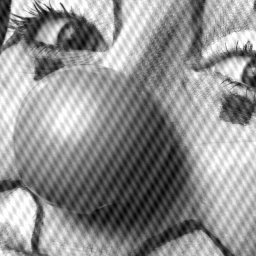
%> input picture palhaco.jpg, 256 x 256 px
$ octave tranf_fourrier_2.m   (GNU Octave 9; MATLAB toolbox functions it lacks are replaced by stand-ins)
%> lines starting %> are read from the running program, lines starting %| are printed output that depends on the picture; in (x1, y1, x2, y2) boxes, pixels count from 0 and x2, y2 are one past the last pixel; in counts of white or black regions, pixels touching at a corner belong together; the program's own positions count from 1
%Autor : Douglas Diniz Landim, ra 76681
%email : ddlandim@unifesp.br

clear all
close all

img = imread('palhaco.jpg');
%> img is the input picture: size 256x256 uint8; min 2, max 255, mean 144.2
[l,a] = size(img);
%> l = 256; a = 256

figure
    imagesc(img),
    colormap(gray),
title('original');

F = fft2(img);

figure
    imagesc(fftshift(abs(F))),
    colormap(gray),
title('FFT');

F2 = log (1+F);

figure
    imagesc(fftshift(abs(F2))),
    colormap(gray),
title('log');
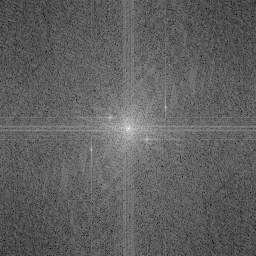
%> displayed picture: size 256x256x3, on the screen's scale of 0 to 255; min 0, max 255, mean 96.1

inversa = ifft2(F);

figure
    imagesc(real(inversa)), colormap(gray),
title('inversa');

fpa = ones(l,a);
raio = 5;

%circulo a
centrox = 118;
centroy = 111;
for i = -raio : raio
    for j= -raio : raio
        if((i*i+j*j)<= raio*raio)
            fpa(i+centrox,j+centroy)=0;
        end
    end
end
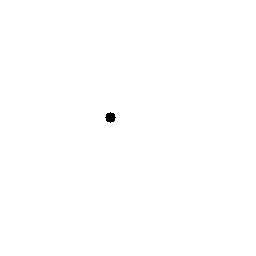
%> fpa: size 256x256 double; values 0 (black) and 1 (white), 99.9% white; 1 black region, box (x1, y1, x2, y2) and area: (105, 112, 116, 123) 81

%circulo b
centrox = 151;
centroy = 92;
for i = -raio : raio
    for j= -raio : raio
        if((i*i+j*j)<= raio*raio)
            fpa(i+centrox,j+centroy)=0;
        end
    end
end
%> fpa: size 256x256 double; values 0 (black) and 1 (white), 99.8% white; 2 black regions, box (x1, y1, x2, y2) and area: (105, 112, 116, 123) 81, (86, 145, 97, 156) 81

%circulo c
centrox = 139;
centroy = 148;
for i = -raio : raio
    for j= -raio : raio
        if((i*i+j*j)<= raio*raio)
            fpa(i+centrox,j+centroy)=0;
        end
    end
end
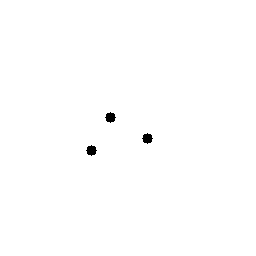
%> fpa: size 256x256 double; values 0 (black) and 1 (white), 99.6% white; 3 black regions, box (x1, y1, x2, y2) and area: (105, 112, 116, 123) 81, (142, 133, 153, 144) 81, (86, 145, 97, 156) 81

%circulo d
centrox = 106;
centroy = 166;
for i = -raio : raio
    for j= -raio : raio
        if((i*i+j*j)<= raio*raio)
            fpa(i+centrox,j+centroy)=0;
        end
    end
end

figure,
    imshow(fpa),
title('Filtro');

m1a = F.*fftshift(fpa);
m2a = log(1+m1a);
figure
    imagesc(fftshift(abs(m2a))), colormap(gray),
title('Multiplicacao');
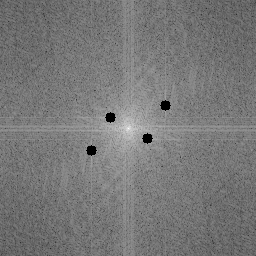
%> displayed picture: size 256x256x3, on the screen's scale of 0 to 255; min 0, max 255, mean 119.7

m2a_inversa = ifft2(m1a);
figure
imagesc(real(m2a_inversa)), colormap(gray), title('Inversa pa');
%> after `title('Inversa pa')`:
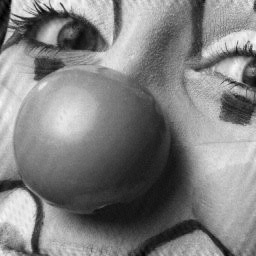
%> displayed picture: size 256x256x3, on the screen's scale of 0 to 255; min 0, max 255, mean 128.6

$ run again, with in (1).jpg copied over palhaco.jpg
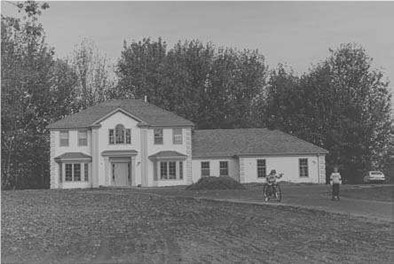
%> input picture in (1).jpg, 394 x 264 px
%> img is the input picture: size 264x394 uint8; min 40, max 239, mean 118.1
%> `title('log');`:
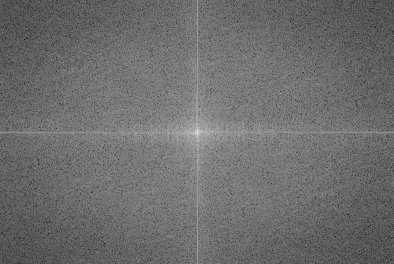
%> displayed picture: size 264x394x3, on the screen's scale of 0 to 255; min 0, max 255, mean 109
%> `title('Multiplicacao');`:
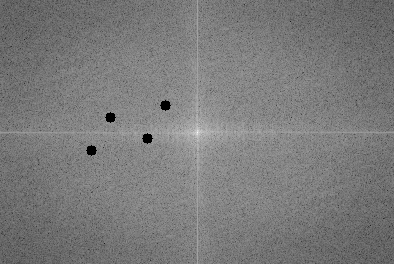
%> displayed picture: size 264x394x3, on the screen's scale of 0 to 255; min 0, max 255, mean 122.4
